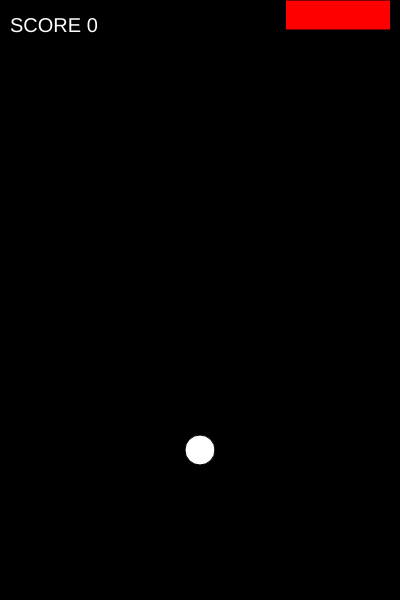
Frame 1 (no input)
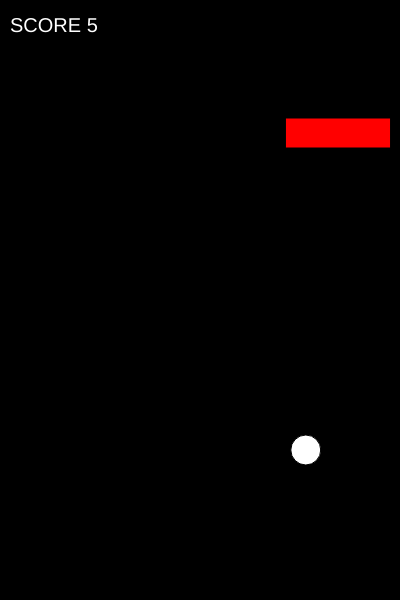
Frame 60 (no input)
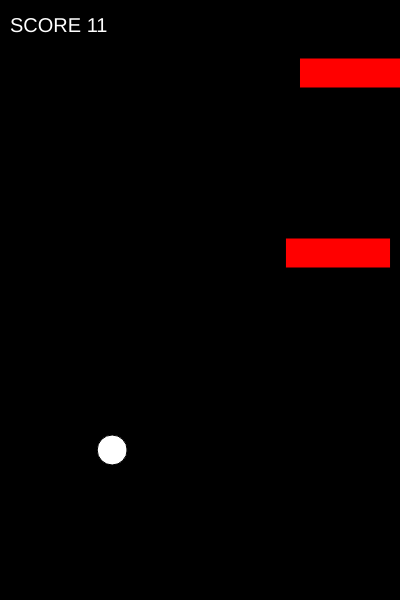
Frame 120 (the mouse pressed at the canvas centre since frame 60)

The p5.js sketch that drew these frames (run headless with seeded random() and noise() and a simulated clock; from frame 60 on, the mouse is pressed at the canvas centre):

// p5.js sketch
// ── sketch.js
let player;
let blocks = [];
let score = 0
function setup() {
	background(0);
	createCanvas(400,600);
	player = new Player();
	blocks.push(new Block);
}


function draw() {
	background(0);
	
	fill(255);
	textSize(20);
	text(`SCORE ${score}`, 10, 32);

	if( player.Alive ){

		player.show();
		player.update();
	
		for (let i in blocks) {
			if(blocks[i].pos.y > height){
				blocks.shift()
			}
			blocks[i].show();
			blocks[i].update();
			player.collide(blocks[i]);
		}
		
		if(frameCount % 10 == 0){
			score += 1
		}
	}else{
		fill(255);
		textSize(32);
		text('GAME OVER', 0, height/2);
	}

	if(frameCount % 90 == 0){
		blocks.push(new Block)
	}

}

function keyPressed() {
	// space = 32 => change dir
	if(keyCode  === 32){		
		player.changeDir();
	}
}
// ── blocks.js
function Block(){
	this.vel = 2;
	this.pos=createVector(random(0,width), 0);
	this.width = random(width/5, width/2);
	this.height = 30

	this.show=()=>{
		fill(255,0,0)
		rect(this.pos.x, this.pos.y, this.width,this.height);		
	}

	this.update = ()=>{
		this.pos.y+=this.vel
	}

}
// ── player.js
class Player {
	constructor() {

		this.pos = createVector(width / 2, height - 150);
		this.rad = 30;
		this.velocity = createVector(2, 0);
		this.acceleration = createVector(0.2, 0);
		this.Alive = true;
		
		this.show = () => {
			fill(255);
			circle(this.pos.x, this.pos.y, this.rad);
		};

		this.update = () => {
			if (this.pos.x > (width) - this.rad / 2) {
				this.pos.x = (width) - this.rad / 2;
				this.changeDir();
			}
			if (this.pos.x < this.rad / 2) {
				this.pos.x = this.rad / 2;
				this.changeDir();
			}

			this.pos.add(this.velocity);
			this.velocity.add(this.acceleration);
		};

		this.changeDir = () => {
			this.velocity.x = this.velocity.x > 0 ? -1 : 1;
			this.acceleration.x = -this.acceleration.x;
		};

		this.collide = (block) => {
			if (this.pos.x > block.pos.x &&
				this.pos.x < block.pos.x + block.width &&
				this.pos.y > block.pos.y &&
				this.pos.y < block.pos.y + block.height) {
				this.Alive = false;
			}
		};
	}
}
